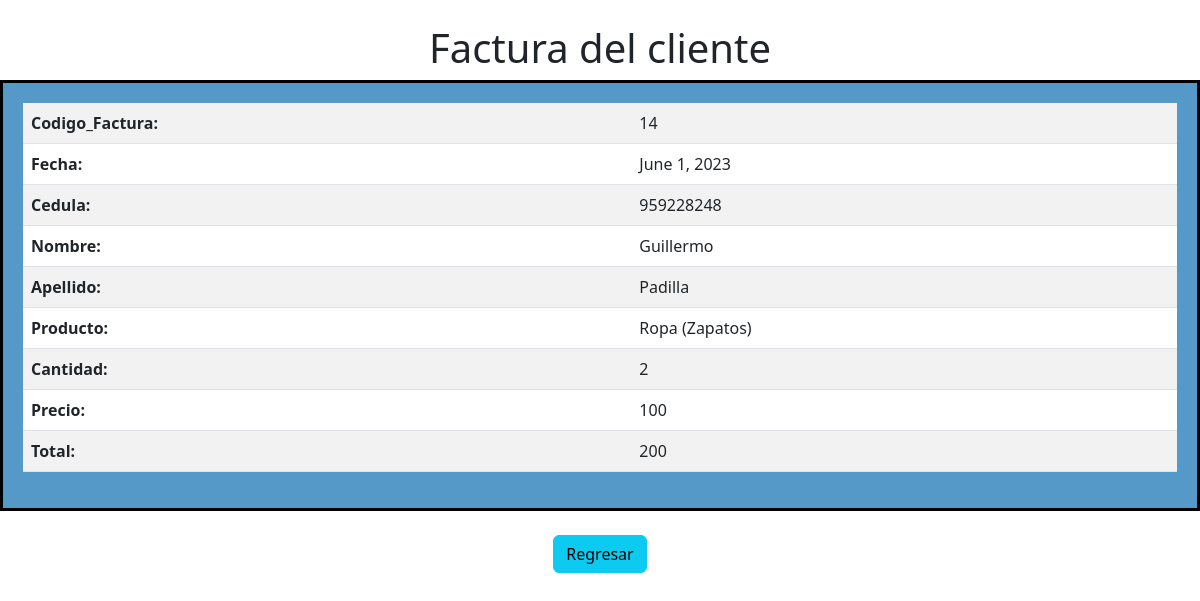
/ver_factura/14, run on the app's committed database.
### factura/models.py (models this page shows, shortened)
class Factura(models.Model):
    fecha=models.DateField(null=True)
    cantidad= models.IntegerField(null=True)
    total=models.IntegerField(null=True)
    cliente=models.ForeignKey(Cliente, on_delete=models.SET_NULL, null=True)
    producto=models.ForeignKey(Producto, on_delete=models.SET_NULL, null=True)

class Cliente(models.Model):
    cedula=models.IntegerField(null=True)
    nombre=models.CharField(max_length=20, null=True)
    apellido=models.CharField(max_length=20, null=True)
    email=models.CharField(max_length=20, null=True)
    direccion=models.CharField(max_length=50, null=True)
    telefono=models.IntegerField(null=True)

class Producto(models.Model):
    nombre=models.CharField(max_length=20, null=True)
    precio=models.IntegerField(null=True)

### factura/views.py (the view)
# urls.py: path('ver_factura/<int:idFactura>', ver_factura),
def ver_factura(request, idFactura):
    pagina= loader.get_template('ver_factura.html')
    factura= get_object_or_404(Factura, pk=idFactura)
    mensaje= {'factura': factura}
    return HttpResponse(pagina.render(mensaje, request))

### factura/templates/ver_factura.html (shortened to what this page needs)
<!DOCTYPE html>
<html lang="en">
<head>
  <link href="https://cdn.jsdelivr.net/npm/bootstrap@5.3.0/dist/css/bootstrap.min.css" rel="stylesheet">
</head>
<body>
<div align="center">
<br>
<h1>Factura del cliente</h1>
<div class="table-container">
    <table class="table table-striped">
        <tbody>
            <tr>
                <th>Codigo_Factura:</th>
                <td>{{factura.id}}</td>
            </tr>
            <tr>
                <th>Fecha:</th>
                <td>{{factura.fecha}}</td>
            </tr>
            <tr>
                <th>Cedula:</th>
                <td>{{factura.cliente.cedula}}</td>
            </tr>
            <tr>
                <th>Nombre:</th>
                <td>{{factura.cliente.nombre}}</td>
            </tr>
            <tr>
                <th>Apellido:</th>
                <td>{{factura.cliente.apellido}}</td>
            </tr>
            <tr>
                <th>Producto:</th>
                <td>{{factura.producto.nombre}}</td>
            </tr>
            <tr>
                <th>Cantidad:</th>
                <td>{{factura.cantidad}}</td>
            </tr>
            <tr>
                <th>Precio:</th>
                <td>{{factura.producto.precio}}</td>
            </tr>
            <tr>
                <th>Total:</th>
                <td>{{factura.total}}</td>
            </tr>
        </tbody>
    </table>
</div>
<br>
<div align="center">
    <a class="btn btn-info" href="{%url 'inicio'%}">Regresar</a>
</div>
</div>
</body>
</html>

### factura/templates/ver_factura.html (style rules this page uses)
body { background-image: url(https://img.freepik.com/foto-gratis/fondo_53876-32169.jpg); background-repeat: no-repeat; background-size: cover; background-position: center; height: 100vh; margin: 0; padding: 0; }
.table-container { background-color: #5499C7; padding: 20px; border: 3px solid black; }

### data on the page
Factura: id "14", fecha "June 1, 2023", cliente.cedula "959228248", cliente.nombre "Guillermo", cliente.apellido "Padilla", producto.nombre "Ropa (Zapatos)", cantidad "2", producto.precio "100", total "200"
